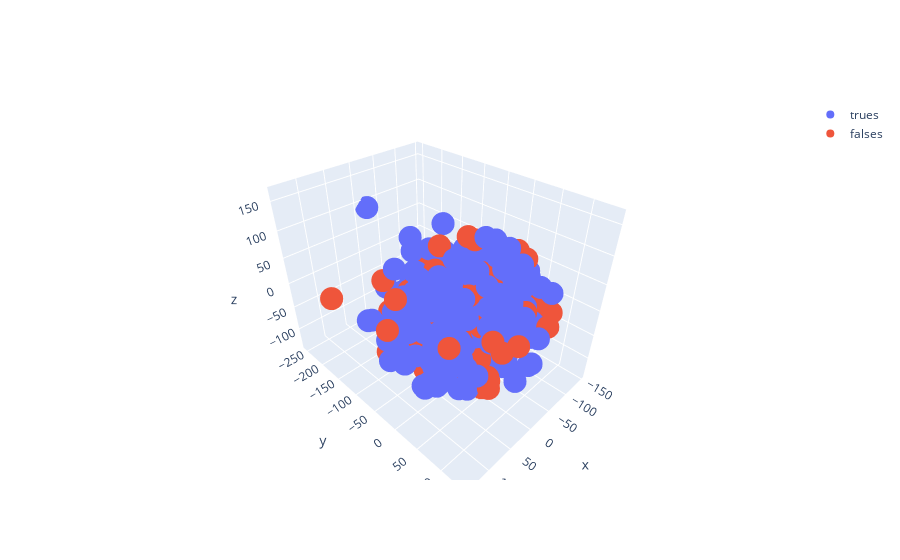

The cell this chart's notebook holds for it:
### Code cell
fig = go.Figure()

fig.add_trace(go.Scatter3d(x=trues_x, y=trues_y, z=trues_z,
                    mode='markers',
                    name='trues'))
fig.add_trace(go.Scatter3d(x=falses_x, y=falses_y, z=falses_z,
                    mode='markers',
                    name='falses'))

fig.show()
